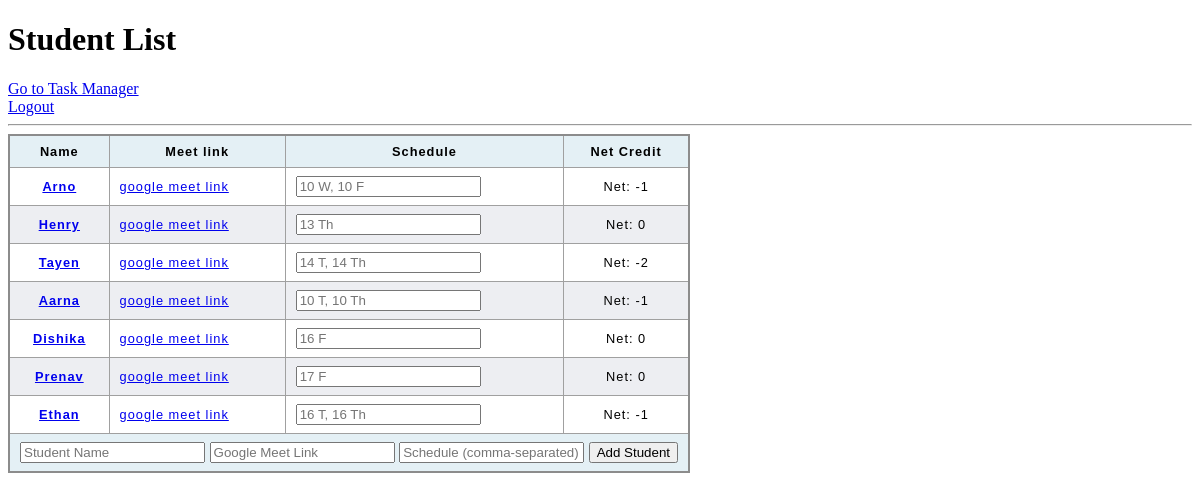
Screenshot of / (signed in) with the database file from the repository.
### app.py (models this page shows, shortened)
class Student(db.Model):
    id = db.Column(db.Integer, primary_key=True)
    name = db.Column(db.String(100), nullable=False)
    parent_contact = db.Column(db.String(100), default='')
    student_contact = db.Column(db.String(100), default='')
    created_at = db.Column(db.DateTime, default=datetime.utcnow)
    lessons_taken = db.Column(db.Integer, default=0)
    lessons_credited = db.Column(db.Integer, default=0)
    scheduled_lesson_ids = db.Column(db.JSON, default=[])
    general_notes = db.Column(db.String(200), default='')
    schedule = db.Column(db.JSON, default=[]) # Store schedule as a JSON array of strings
    meeting_link = db.Column(db.String(200), nullable=True)

### app.py (the view)
@app.route('/')
@login_required
def index():
    students = Student.query.all() #todo order by soonest lesson
    return render_template('students.html', students=students)

### app.py (called while the page is built)
@login_manager.user_loader
def load_user(user_id):
    return User.query.get(int(user_id))

### templates/students.html (shortened to what this page needs)
<!DOCTYPE html>
<html lang="en">
<head>
    <link rel="stylesheet" href="students.css">
</head>
<body>
    <h1>Student List</h1>
    <a href="{{ url_for('task_manager') }}">Go to Task Manager</a><br>
    <a href="{{ url_for('logout') }}">Logout</a>
    <hr>
    <table>
        <thead>
            <tr>
                <th>Name</th>
                <th>Meet link</th>
                <th>Schedule</th>
                <th>Net Credit</th>
            </tr>
        </thead>
        <tbody>
            {% for student in students %}
            <tr id="format">
                <th scope="row"><a href="{{ url_for('student_chart', student_id=student.id) }}"> {{ student.name }} </a></th>
                <td><a href="https://{{ student.meeting_link }}" target="_blank">google meet link</a></td>
                <td><form action="/update_schedule/{{ student.id }}" method="post"><input type="text" name="schedule" placeholder="{{ student.schedule | join(', ') }}" value=""></form></td>
                <td>Net: {{  student.lessons_credited - student.lessons_taken }}</td>
            </tr>
            {% endfor %}
        </tbody>
        <tfoot>
            <tr>
                <td colspan="4">
                    <form action="/add_student" method="post">
                        <input type="text" name="name" placeholder="Student Name">
                        <input type="text" name="meeting_link" placeholder="Google Meet Link">
                        <input type="text" name="schedule" placeholder="Schedule (comma-separated)">
                        <button type="submit">Add Student</button>
                    </form>
                </td>
            </tr>
    </table>
</body>
</html>

### static/students.css (style rules this page uses)
table { border-collapse: collapse; border: 2px solid rgb(140 140 140); font-family: sans-serif; font-size: 0.8rem; letter-spacing: 1px; }
thead, tfoot { background-color: rgb(228 240 245); }
th, td { border: 1px solid rgb(160 160 160); padding: 8px 10px; }
td:last-of-type { text-align: center; }
tbody > tr:nth-of-type(even) { background-color: rgb(237 238 242); }
tfoot td { font-weight: bold; }

### rows the page displays
Student: name "Arno", schedule "10 W, 10 F", student.lessons_credited-student.lessons_taken "-1"
Student: name "Henry", schedule "13 Th", student.lessons_credited-student.lessons_taken "0"
Student: name "Tayen", schedule "14 T, 14 Th", student.lessons_credited-student.lessons_taken "-2"
Student: name "Aarna", schedule "10 T, 10 Th", student.lessons_credited-student.lessons_taken "-1"
Student: name "Dishika", schedule "16 F", student.lessons_credited-student.lessons_taken "0"
Student: name "Prenav", schedule "17 F", student.lessons_credited-student.lessons_taken "0"
Student: name "Ethan", schedule "16 T, 16 Th", student.lessons_credited-student.lessons_taken "-1"
